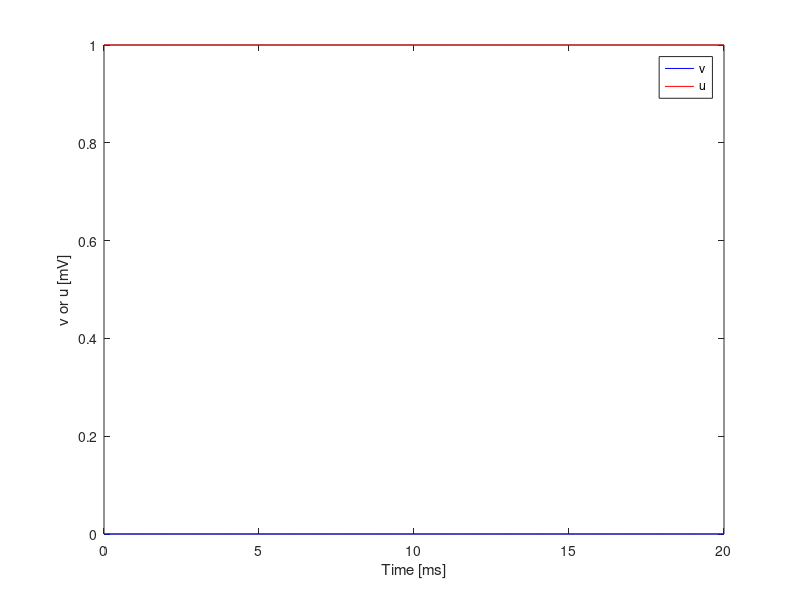
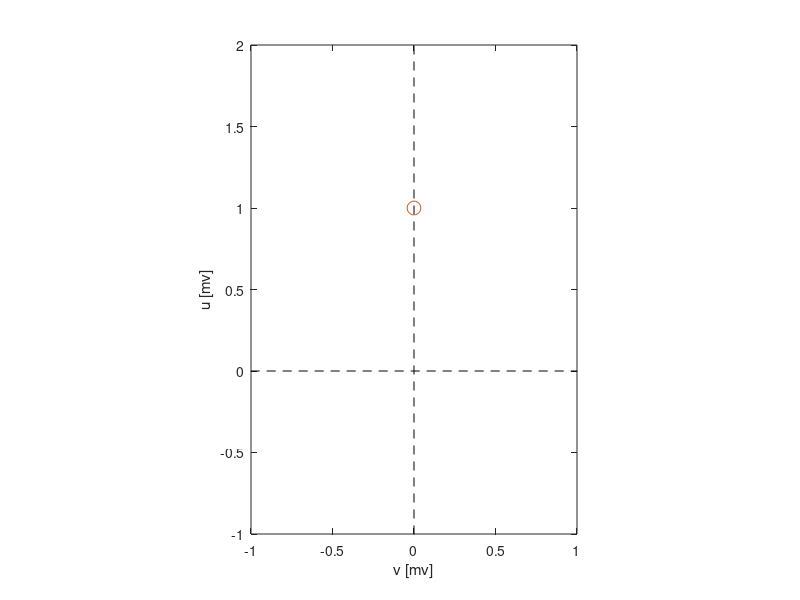

MATLAB code for these plots, in order: (Note: this script raises an error after producing the figures.)
%% Introduction to Neuro-Engineering (2021, Spring)
%% Homework #1: Understanding an Attractor
%% written by Cheol E. Han
clear; close all;

%% parameters of the model
dt=0.1;       % integration time step [ms]
T=20;         % total simulation time [ms]
tau_v=1;      % time constant [ms]
tau_u=1;      % time constant [ms]

%% simulation
% intial setups
t_step=0;
t_rec=zeros(T/dt+1,1);
v_rec=zeros(T/dt+1,1);
u_rec=zeros(T/dt+1,1);
% initial condition
v=0;
u=1;
% Euler's method
for t=0:dt:T
    t_step=t_step+1;
%     v = v + dt*    ;
%     u = u + dt*    ;
    t_rec(t_step)=t;
    v_rec(t_step)=v;
    u_rec(t_step)=u;
end

%% Plotting results
figure(1);clf
plot(t_rec,v_rec,'b'); hold on;
plot(t_rec,u_rec,'r');
xlabel('Time [ms]'); ylabel('v or u [mV]')
legend('v','u')

figure(2);clf
plot(v_rec, u_rec); hold on;
axis equal; axis tight
axis([min([v_rec;0]-1), max([v_rec;0]+1),min([u_rec;0])-1, max([u_rec;0]+1)]);
plot([-100, 100],[0,0],'k--');
plot([0,0],[-100, 100],'k--');
xlabel('v [mv]');ylabel('u [mv]')

t_step=0;
h=plot(v_rec(1), u_rec(1),'o','MarkerSize',10);
for t=1:dt:T
    t_step=t_step+1;
    h.XData=v_rec(t_step);
    h.YData=u_rec(t_step);
    pause(0.1)
end
    
